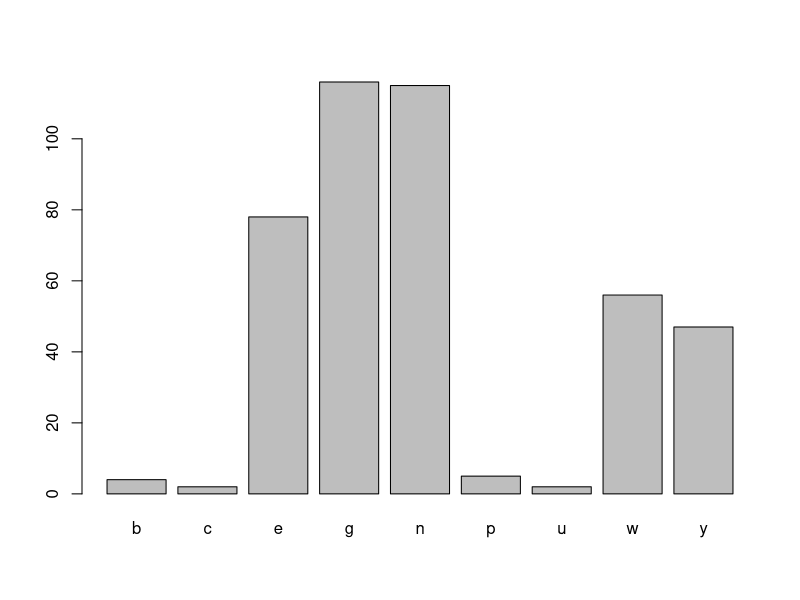
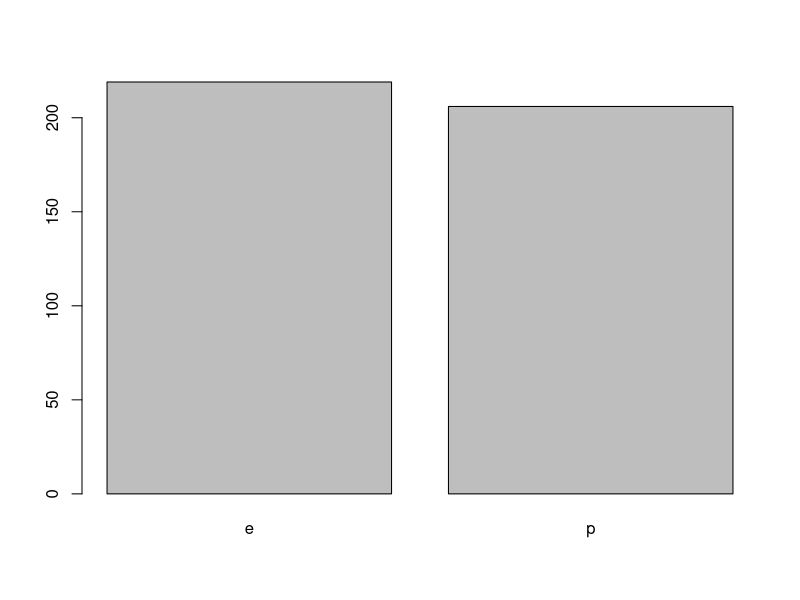
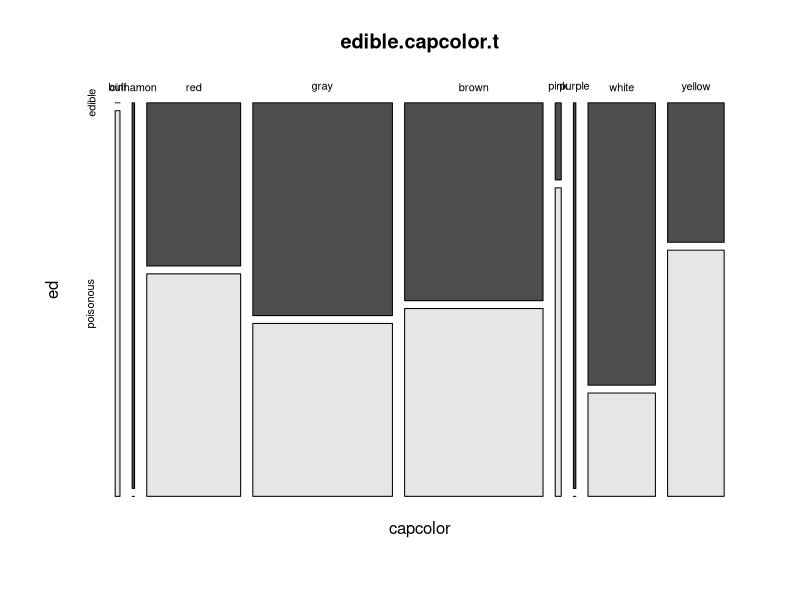
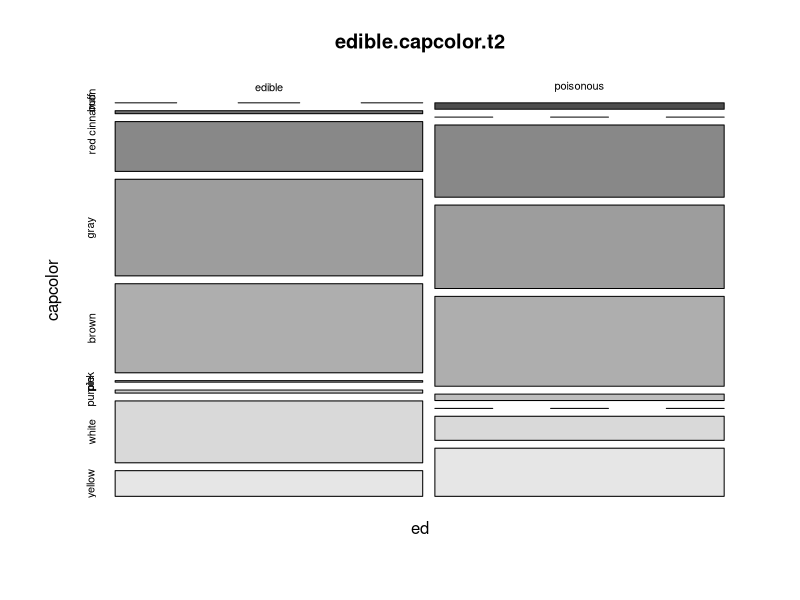
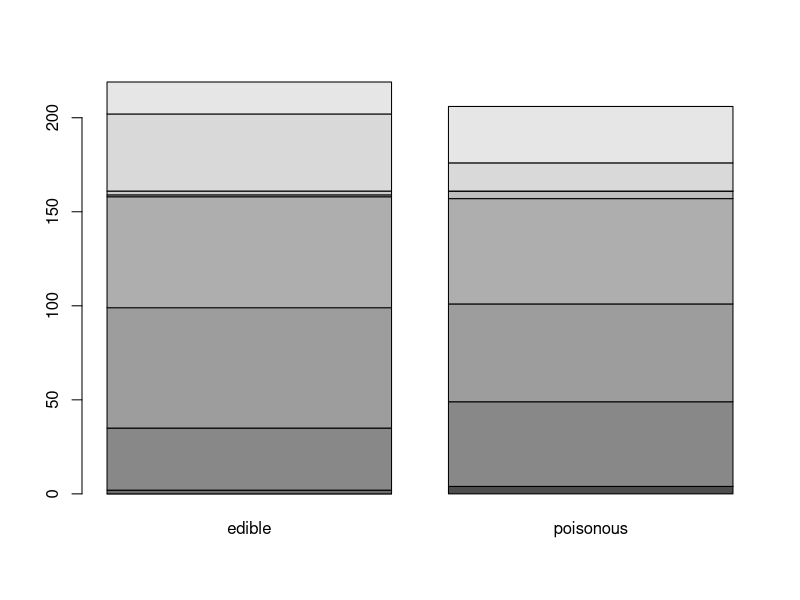
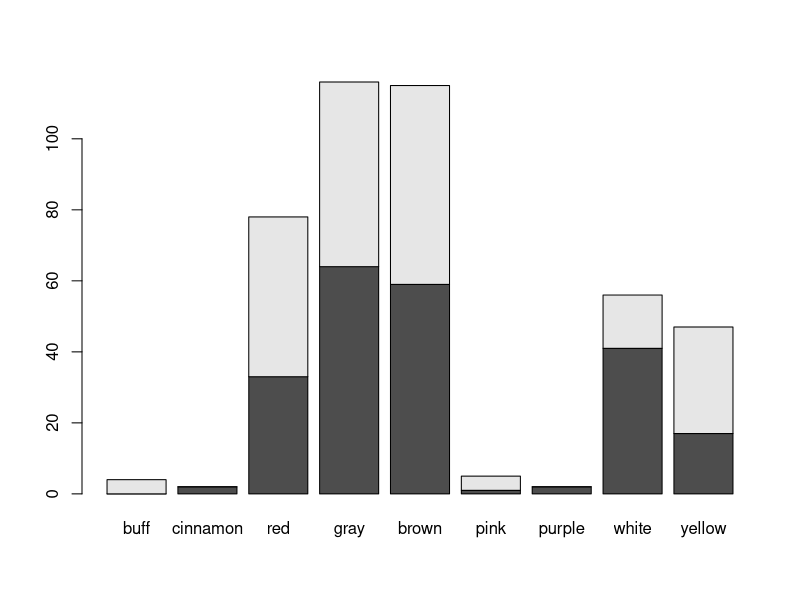

Write R code to recreate these figures, in order.
# ===========================================================
# Example: Mushrooms
# ===========================================================

# Link to documentation: https://archive.ics.uci.edu/ml/datasets/mushroom
# This data set is a random sample of the full data
mushroom <- read.csv("mushrooms.csv")
dim(mushroom)
names(mushroom)

# Univariate Summaries
class(mushroom$cap.color)
mushroom$cap.color <- as.factor(mushroom$cap.color)
table(mushroom$cap.color)
cap.color.t <- table(mushroom$cap.color)
barplot(cap.color.t)

edible.t <- table(mushroom$edible)
edible.t
barplot(edible.t)
prop.table(edible.t) # Converts to a proportion table

# Association Between Cap Color and Edible
edible.capcolor.t <- table(mushroom$cap.color, mushroom$edible)
edible.capcolor.t

# Give the Table More Informative Names
dimnames(edible.capcolor.t)
dimnames(edible.capcolor.t) <- list(capcolor = c("buff", "cinnamon", "red", "gray",
                                               "brown", "pink", "purple", "white", "yellow"),
                                    ed = c("edible", "poisonous"))
edible.capcolor.t

mosaicplot(edible.capcolor.t, color = TRUE)


edible.capcolor.t2 <- table(mushroom$edible, mushroom$cap.color)
dimnames(edible.capcolor.t2) <- list(ed = c("edible", "poisonous"), capcolor = c("buff", "cinnamon" ,"red", "gray",
                                                                           "brown", "pink", "purple", "white", "yellow"))
mosaicplot(edible.capcolor.t2, color = TRUE)
barplot(edible.capcolor.t)
barplot(edible.capcolor.t2)


# Proportion Tables
# Compare Interpretation of Row Proportions vs. Column Proportions
prop.table(edible.capcolor.t, margin = 1) # Row proportions

prop.table(edible.capcolor.t, margin = 2)

# What is a List?
empty.list <- list() # Creates an empty list
empty.list[[1]] <- c(2, 5, 1, 9) # Adds vector to empty list
empty.list
empty.list[[2]] <- mushroom # Adds "mushroom" data frame to list

# Use a For Loop to Make a List of Tables
n.variables <- ncol(mushroom)
names(mushroom)
list.of.tables <- list()

for(j in 2:n.variables)
{
  list.of.tables[[j]] <- table(mushroom$edible, mushroom[, j])
}

names(mushroom)[12]
list.of.tables[[12]]